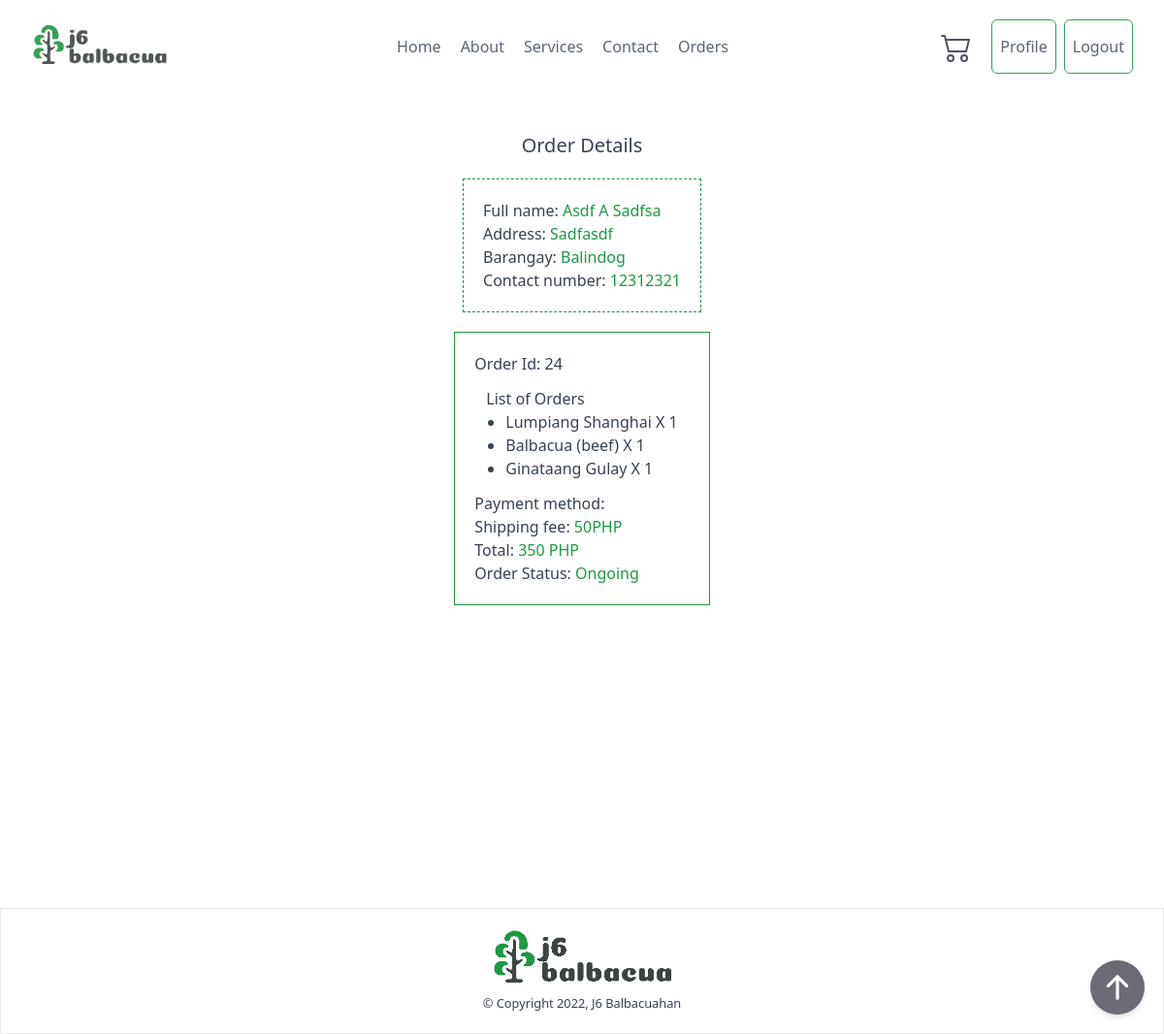
The page /order/24/ (signed in) on the database as committed earlier.
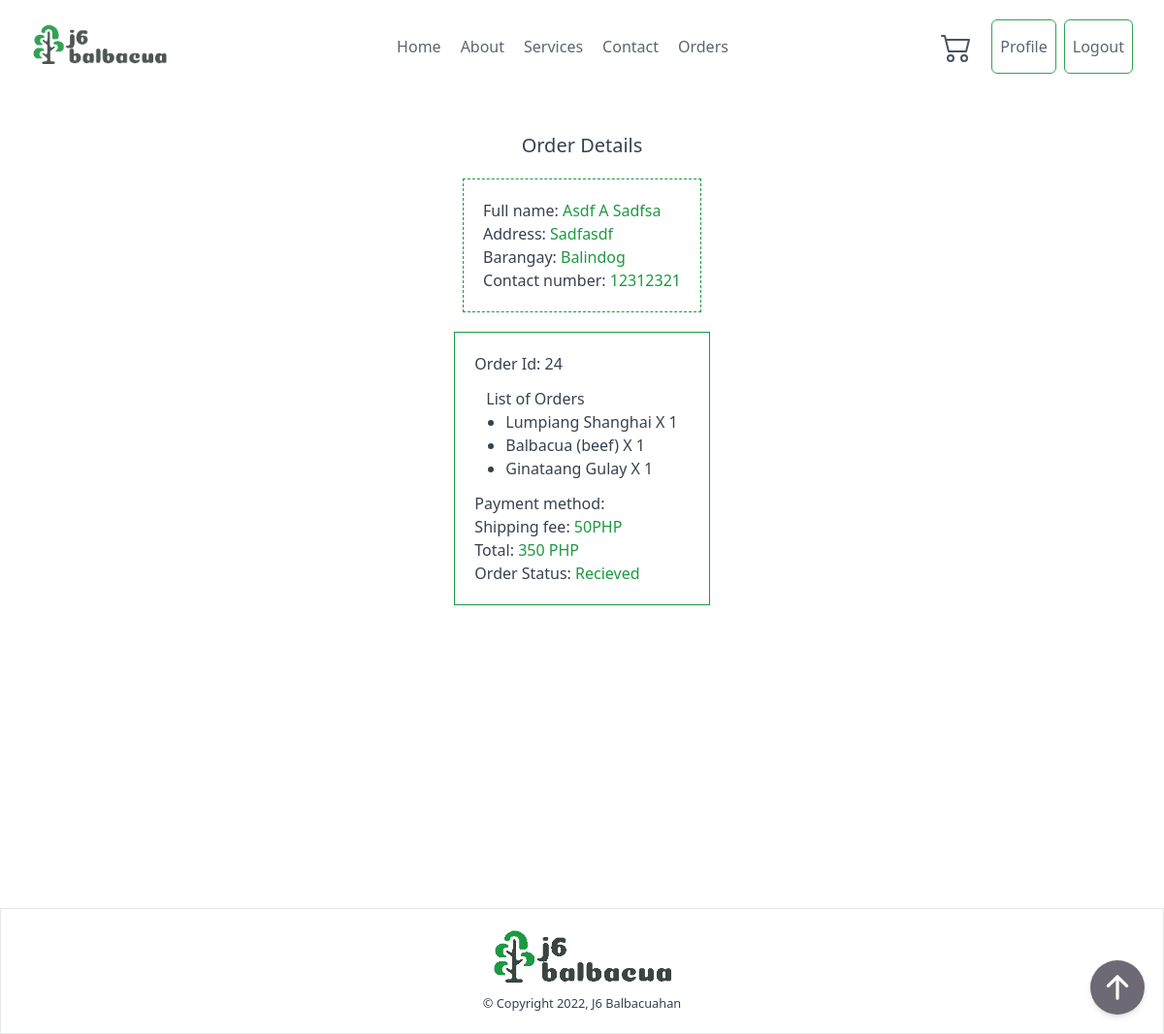
The same page on the database as committed later.
### ordering/models.py (models this page shows, shortened)
class Order(models.Model):
    order_status = [
        ('Cancel', 'Cancel'),
        ('Ongoing', 'Ongoing'),
        ('Recieved', 'Recieved')
    ]
    user = models.ForeignKey(User, related_name="user_order", on_delete=models.CASCADE)
    shipping_fee = models.PositiveIntegerField()
    total = models.PositiveIntegerField()
    paid_status = models.CharField(max_length=10)
    order_status = models.CharField(max_length=20, choices=order_status, default="Ongoing")
    created_at = models.DateTimeField(auto_now_add=True)
    update_at = models.DateTimeField(auto_now=True)
    class Meta:
        ordering = ['created_at']

### ordering/views.py (the view)
# urls.py: path('order/<int:pk>/', views.OrderDetail.as_view(), name="order-detail"),
class OrderDetail(LoginRequiredMixin, View):
    def get(self, request, pk):
        profile = Profile.objects.get(user=request.user)
        if 'cart' in self.request.session:
            cart = self.request.session['cart']
        else:
            cart = []
        order = Order.objects.get(pk=pk)
        order_items = OrderItems.objects.filter(order=order)
        context = {
            'order': order,
            'order_items': order_items,
            'cart': len(cart),
            'profile': profile
        }
        return render(request, 'order_detail.html', context)

### ordering/models.py (called while the page is built)
    def __str__(self):
        return f"{self.name}"

    def __str__(self):
        return f"{self.food}"

### templates/order_detail.html (shortened to what this page needs)
{% extends 'base.html' %}
{% block content %}
{% include 'components/header.html' %}
    <div class="container flex flex-col items-center min-h-screen py-10 mx-auto mb-10">
        <div class="mb-5 text-xl text-gray-700">Order Details</div>
        <div class="p-5 mb-5 text-gray-700 border border-dashed border-j6primary">
            <div>Full name: <span class="text-j6primary">{{profile.first_name|title}} {{profile.middle_initial|title}} {{profile.last_name|title}}</span> </div>
            <div>Address: <span class="text-j6primary">{{profile.address|title}}</span></div>
            <div>Barangay: <span class="text-j6primary">{{profile.barangay.name}}</span></div>
            <div>Contact number: <span class="text-j6primary">{{profile.cellphone_number}}</span></div>
        </div>
        <div class="p-5 text-gray-700 border border-j6primary">
            <div>Order Id: {{order.id}}</div>
            <ul class="p-3 list-disc">
            <p>List of Orders</p>
            {% for food in order_items %}
            <li class="ml-5">{{food}} X {{food.quantity}}</li>
            {% endfor %}
            </ul>
            <div>Payment method: </div>
            <div>Shipping fee: <span class="text-j6primary">{{ order.shipping_fee }}PHP</span></div>
            <div>Total: <span class="text-j6primary">{{ order.total }} PHP</span></div>
            <div>Order Status: <span class="text-j6primary">{{order.order_status}}</span></div>
        </div>
    </div>
{% include 'components/footer.html' %}
{% endblock content %}

Rows that differ between the two databases and show on the page:
changed Order id 24: order_status "Ongoing" → "Recieved"
